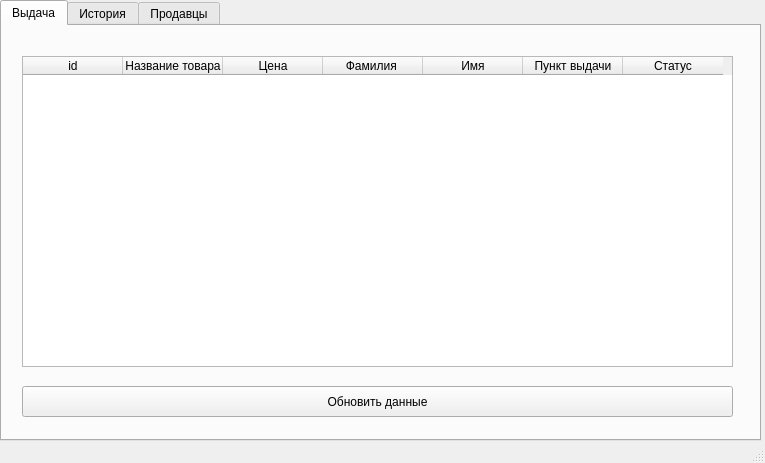
<?xml version="1.0" encoding="UTF-8"?>
<ui version="4.0">
 <class>MainWindow</class>
 <widget class="QMainWindow" name="MainWindow">
  <property name="geometry">
   <rect>
    <x>0</x>
    <y>0</y>
    <width>765</width>
    <height>463</height>
   </rect>
  </property>
  <property name="windowTitle">
   <string>MainWindow</string>
  </property>
  <property name="styleSheet">
   <string notr="true"/>
  </property>
  <widget class="QWidget" name="centralwidget">
   <widget class="QTabWidget" name="tabWidget">
    <property name="geometry">
     <rect>
      <x>0</x>
      <y>0</y>
      <width>761</width>
      <height>441</height>
     </rect>
    </property>
    <property name="currentIndex">
     <number>0</number>
    </property>
    <widget class="QWidget" name="tab">
     <attribute name="title">
      <string>Выдача</string>
     </attribute>
     <widget class="QTableWidget" name="tableWidget">
      <property name="geometry">
       <rect>
        <x>20</x>
        <y>30</y>
        <width>711</width>
        <height>311</height>
       </rect>
      </property>
      <property name="maximumSize">
       <size>
        <width>780</width>
        <height>16777215</height>
       </size>
      </property>
      <property name="styleSheet">
       <string notr="true">QPushButton {
	background-color: transparent;
	border: none;
}</string>
      </property>
      <column>
       <property name="text">
        <string>id</string>
       </property>
      </column>
      <column>
       <property name="text">
        <string>Название товара</string>
       </property>
      </column>
      <column>
       <property name="text">
        <string>Цена</string>
       </property>
      </column>
      <column>
       <property name="text">
        <string>Фамилия </string>
       </property>
      </column>
      <column>
       <property name="text">
        <string>Имя</string>
       </property>
      </column>
      <column>
       <property name="text">
        <string>Пункт выдачи</string>
       </property>
      </column>
      <column>
       <property name="text">
        <string>Статус</string>
       </property>
      </column>
     </widget>
     <widget class="QPushButton" name="btnupdate">
      <property name="geometry">
       <rect>
        <x>20</x>
        <y>360</y>
        <width>711</width>
        <height>31</height>
       </rect>
      </property>
      <property name="maximumSize">
       <size>
        <width>780</width>
        <height>16777215</height>
       </size>
      </property>
      <property name="styleSheet">
       <string notr="true">&lt;style&gt;
.material-symbols-outlined {
  font-variation-settings:
  'FILL' 0,
  'wght' 400,
  'GRAD' 0,
  'opsz' 48
}
&lt;/style&gt;</string>
      </property>
      <property name="text">
       <string>Обновить данные</string>
      </property>
      <property name="icon">
       <iconset theme="SP_BrowserReload">
        <normaloff>.</normaloff>.</iconset>
      </property>
     </widget>
    </widget>
    <widget class="QWidget" name="tab_2">
     <attribute name="title">
      <string>История</string>
     </attribute>
     <widget class="QLabel" name="label">
      <property name="geometry">
       <rect>
        <x>10</x>
        <y>10</y>
        <width>151</width>
        <height>20</height>
       </rect>
      </property>
      <property name="font">
       <font>
        <family>Malgun Gothic</family>
        <pointsize>12</pointsize>
       </font>
      </property>
      <property name="text">
       <string>История выдачи</string>
      </property>
     </widget>
     <widget class="QTableWidget" name="tableWidget_2">
      <property name="geometry">
       <rect>
        <x>10</x>
        <y>40</y>
        <width>711</width>
        <height>311</height>
       </rect>
      </property>
      <property name="maximumSize">
       <size>
        <width>780</width>
        <height>16777215</height>
       </size>
      </property>
      <property name="styleSheet">
       <string notr="true">QPushButton {
	background-color: transparent;
	border: none;
}</string>
      </property>
      <column>
       <property name="text">
        <string>id</string>
       </property>
      </column>
      <column>
       <property name="text">
        <string>Название товара</string>
       </property>
      </column>
      <column>
       <property name="text">
        <string>Цена</string>
       </property>
      </column>
      <column>
       <property name="text">
        <string>Фамилия </string>
       </property>
      </column>
      <column>
       <property name="text">
        <string>Имя</string>
       </property>
      </column>
      <column>
       <property name="text">
        <string>Пункт выдачи</string>
       </property>
      </column>
      <column>
       <property name="text">
        <string>Статус</string>
       </property>
      </column>
     </widget>
    </widget>
    <widget class="QWidget" name="tab_3">
     <attribute name="title">
      <string>Продавцы</string>
     </attribute>
     <widget class="QTableWidget" name="tableWidget_3">
      <property name="geometry">
       <rect>
        <x>10</x>
        <y>10</y>
        <width>641</width>
        <height>331</height>
       </rect>
      </property>
      <column>
       <property name="text">
        <string>id</string>
       </property>
      </column>
      <column>
       <property name="text">
        <string>Продавец</string>
       </property>
      </column>
      <column>
       <property name="text">
        <string>Товар</string>
       </property>
      </column>
      <column>
       <property name="text">
        <string>Цена</string>
       </property>
      </column>
     </widget>
     <widget class="QPushButton" name="pushButton">
      <property name="geometry">
       <rect>
        <x>550</x>
        <y>350</y>
        <width>101</width>
        <height>31</height>
       </rect>
      </property>
      <property name="text">
       <string>Добавить</string>
      </property>
     </widget>
     <widget class="QPushButton" name="btnupdate_2">
      <property name="geometry">
       <rect>
        <x>10</x>
        <y>350</y>
        <width>221</width>
        <height>31</height>
       </rect>
      </property>
      <property name="text">
       <string>Обновить</string>
      </property>
     </widget>
    </widget>
   </widget>
  </widget>
  <widget class="QMenuBar" name="menubar">
   <property name="geometry">
    <rect>
     <x>0</x>
     <y>0</y>
     <width>765</width>
     <height>21</height>
    </rect>
   </property>
  </widget>
  <widget class="QStatusBar" name="statusbar"/>
 </widget>
 <resources/>
 <connections/>
</ui>
